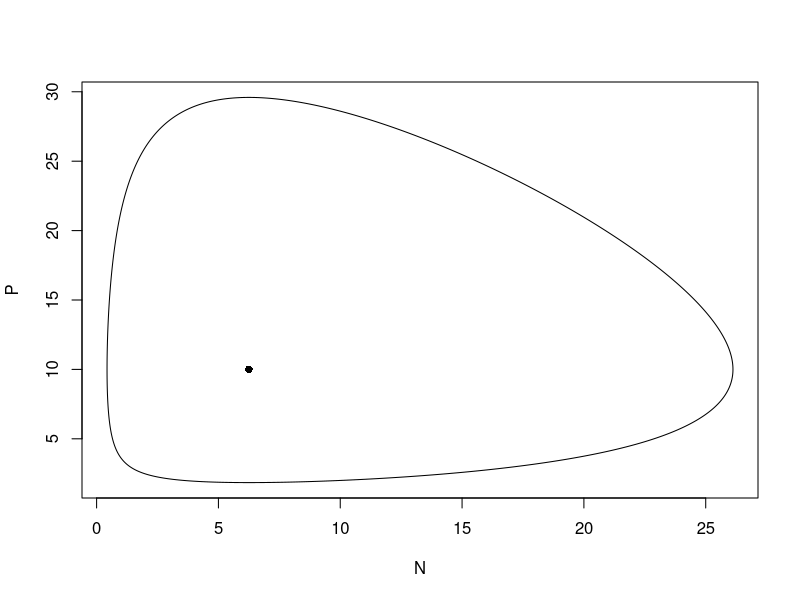
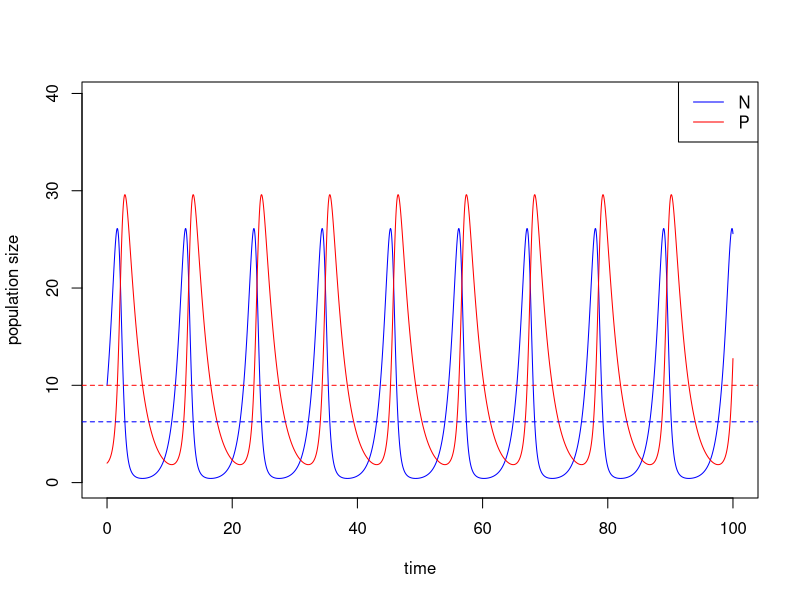
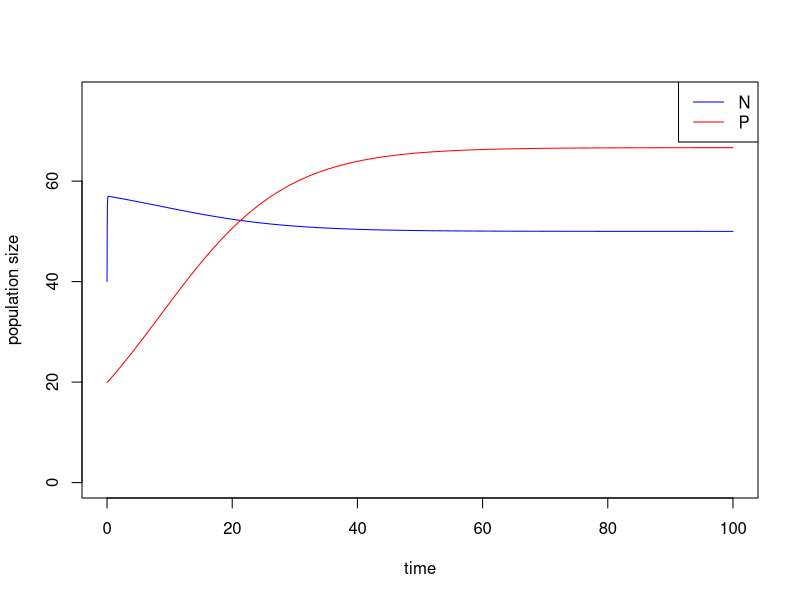
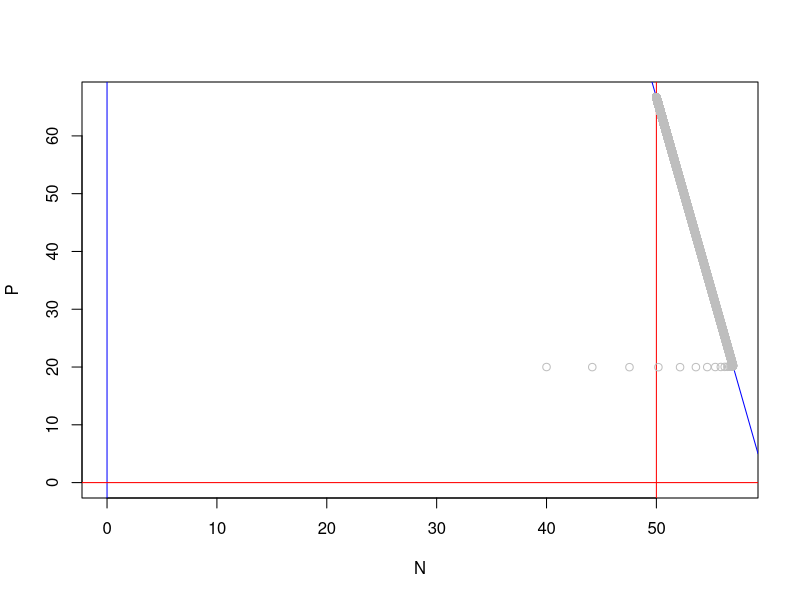
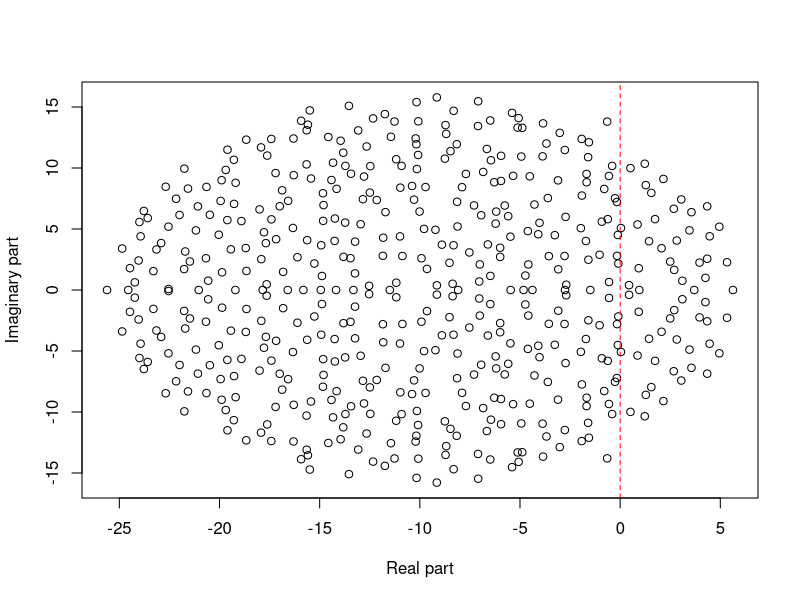

Write R code to recreate these figures, in order.
library(tidyverse)
library(deSolve)

#####  Part 1  ############

### Model specification
LV_predation_model <- function(times, state, parms) {
  with(as.list(c(state, parms)), {
    dN_dt = r*N - a*N*P
    dP_dt = e*a*N*P - d*P
    return(list(c(dN_dt, dP_dt)))
  })
}

### Model parameters
times <- seq(0, 100, by = 0.01)
state <- c(N = 10, P = 2)
parms <- c(r = 1.0, a = 0.1, e = 0.8, d = 0.5)

### Model application
pop_size <- ode(func = LV_predation_model, times = times, y = state, parms = parms)

### Visualization
plot(P ~ N, data = pop_size, type = "l")
points(parms[4]/(parms[3] * parms[2]), parms[1] / parms[2], pch = 16) # equilibrium

plot(c(0, max(times)), c(0, max(pop_size[, c("N", "P")] + 10)), type = "n", xlab = "time", ylab = "population size")
lines(N ~ time, data = pop_size, col = "blue") # dynamics of N
lines(P ~ time, data = pop_size, col = "red") # dynamics of P
abline(h = parms[4]/(parms[3] * parms[2]), col = "blue", lty = 2) # equilibrium of N
abline(h = parms[1] / parms[2], col = "red", lty = 2) # equilibrium of P
legend("topright", legend = c("N", "P"), col = c("blue", "red"), lty = 1)


#####  Part 2  ############

library(tidyverse)
library(deSolve)

Prey_logistic_model <- function(times, state, parms) {
  with(as.list(c(state, parms)), {
    dN_dt = r*N*(1-(N/K))-a*N*P
    dP_dt = e*a*N*P-d*P
    return(list(c(dN_dt, dP_dt)))
  })
}

times <- seq(0, 100, by = 0.01)
state <- c(N = 40, P = 20)
parms <- c(r = 40, K = 60, a = 0.1, e = 0.1, d = 0.5)  # r is chosen to be sufficiently large for time-scale separation

pop_size <- ode(func = Prey_logistic_model, times = times, y = state, parms = parms)

# population trajectories
plot(c(0, max(times)), c(0, max(pop_size[, c("N", "P")] + 10)), type = "n", xlab = "time", ylab = "population size")
lines(N ~ time, data = pop_size, col = "blue") # dynamics of N
lines(P ~ time, data = pop_size, col = "red") # dynamics of P
legend("topright", legend = c("N", "P"), col = c("blue", "red"), lty = 1)

# state-space diagram
plot(c(0, max(pop_size[, "N"])), c(0, max(pop_size[, "P"])), type = "n", xlab = "N", ylab = "P")
abline(v = 0, col = "blue") # ZNGI of N
abline(a = parms[1]/parms[3], b = -parms[1]/(parms[3]*parms[2]), col = "blue") # ZNGI of N
abline(h = 0, col = "red") # ZNGI of P
abline(v = parms[5]/(parms[4]*parms[3]), col = "red") # ZNGI of P
points(P ~ N, data = pop_size, col = "gray")


#### assignment ####
# code for building May's random matrix
BuildMay = function(S, C, d, sigma){
  # fill the whole matrix
  entry <- rnorm(S * S, mean = 0, sd = sigma)
  M <- matrix(entry, nrow = S, ncol = S)
  # remove connections
  R <- matrix(sample(c(0,1), size = S * S, prob = c(1-C, C), replace = T), nrow = S, ncol = S)
  M <- M * R

  sum(M != 0) / (S*S) # should equal to C

  # substract diagonal elements by d
  diag(M) <- diag(M) - d
  return(M)
}

May <- BuildMay(S = 500, C = 0.5, d = 10, sigma = 1)
EVals <- eigen(May)$values
Re.EVals <- Re(EVals)
Im.EVals <- Im(EVals)

plot(Re.EVals, Im.EVals, xlab = "Real part", ylab = "Imaginary part")
abline(v = 0, col = "red", lty = 2)
